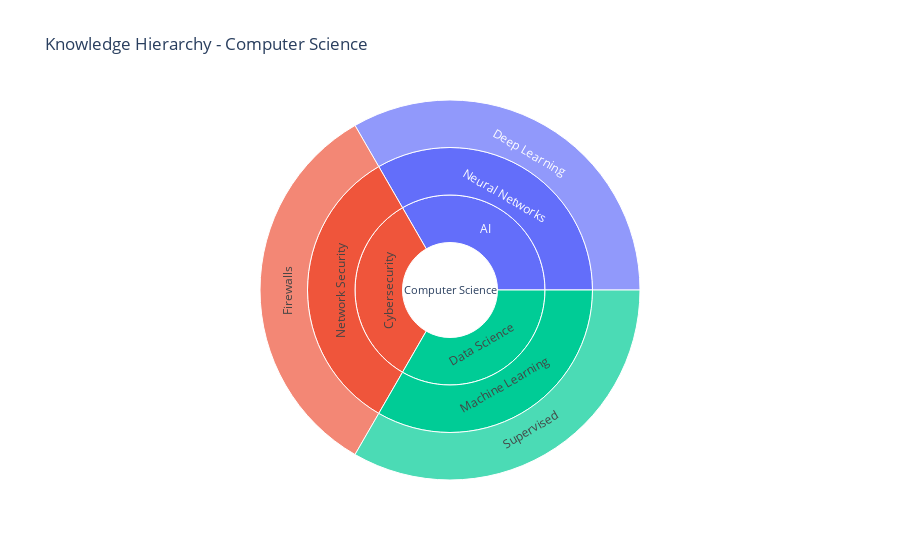

Notebook code cell kept with this figure:
### Code cell
import pandas as pd
import plotly.express as px
df = pd.read_csv("taxonomy.csv")
fig = px.sunburst(df,
path=['Domain', 'Category', 'Topic', 'Subtopic'],
title="Knowledge Hierarchy - Computer Science")
fig.show()

### Figure 1 — Plotly figure (JSON) as saved in the notebook; plotly's stock layout.template omitted (floating-point values rounded to 4 significant figures)
{"data": [{"branchvalues": "total", "domain": {"x": [0, 1], "y": [0, 1]}, "hovertemplate": "labels=%{label}<br>count=%{value}<br>parent=%{parent}<br>id=%{id}<extra></extra>", "ids": ["Computer Science/AI/Neural Networks/Deep Learning", "Computer Science/Cybersecurity/Network Security/Firewalls", "Computer Science/Data Science/Machine Learning/Supervised", "Computer Science/Data Science/Machine Learning", "Computer Science/Cybersecurity/Network Security", "Computer Science/AI/Neural Networks", "Computer Science/AI", "Computer Science/Cybersecurity", "Computer Science/Data Science", "Computer Science"], "labels": ["Deep Learning", "Firewalls", "Supervised", "Machine Learning", "Network Security", "Neural Networks", "AI", "Cybersecurity", "Data Science", "Computer Science"], "name": "", "parents": ["Computer Science/AI/Neural Networks", "Computer Science/Cybersecurity/Network Security", "Computer Science/Data Science/Machine Learning", "Computer Science/Data Science", "Computer Science/Cybersecurity", "Computer Science/AI", "Computer Science", "Computer Science", "Computer Science", ""], "type": "sunburst", "values": [1, 1, 1, 1, 1, 1, 1, 1, 1, 3]}], "layout": {"legend": {"tracegroupgap": 0}, "title": {"text": "Knowledge Hierarchy - Computer Science"}}}
